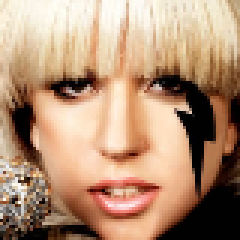
#> input picture o_picts/1/0.png, 80 x 80 px, given as the content of the folder ././o_picts/ims_1, which was not available (shown 3 times larger)
$ jupyter execute 2_Face_folder_rec_anime.ipynb
#> lines starting #> are read from the running program, lines starting #| are printed output that depends on the picture; pictures that were not available may be replaced by others from this repository, and a replacement may not be noted
[cell 1]
import cv2
import glob
import os

[cell 2]
# cascade の学習結果は https://github.com/Itseez/opencv/tree/master/data/haarcascades から落とせる
cascade_path = "cascade/lbpcascade_animeface.xml"
cascade = cv2.CascadeClassifier(cascade_path) # カスケード分類器を作成

[cell 3]
#顔の最小値
MinSize=(80,80)
#リサイズ
Resize_pic = (80,80)

[cell 4]
SAVE_DIR1 = "picts"
if not os.path.isdir(SAVE_DIR1):
    os.mkdir(SAVE_DIR1)

[cell 5]
for j in range(1,7):
    #画像フォルダ
    LOAD_DIR = "./o_picts/ims_" + str(j)
    #SAVE_DIR = LOAD_DIR  + "_new"
    SAVE_DIR = SAVE_DIR1+"/"+str(j)

    if not os.path.isdir(SAVE_DIR):
        os.mkdir(SAVE_DIR)

    #画像読み込み
    before_images = glob.glob( ".\\" +LOAD_DIR+ "\\*")

    i = 0;
    for pic in range(len(before_images)):
        #画像読み込み
        img_path = before_images[pic].replace("\\", "/") # 画像のパス
        img_raw = cv2.imread(img_path) # 画像を読み込む
#> img_raw is the input picture: shape (80, 80, 3); mean B, G, R 118.2, 145.2, 179.8

        #画像縮小
        height = img_raw.shape[0]
#> height = 80
        width = img_raw.shape[1]
#> width = 80

        re_width = int(500/height*width)
#> re_width = 500
        re_height = 500

        img = cv2.resize(img_raw,(re_width,re_height))
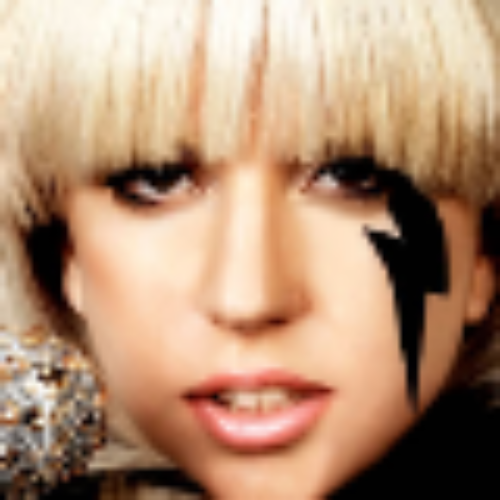
#> img: shape (500, 500, 3); mean B, G, R 118.1, 145.1, 179.6
        img_gray = cv2.cvtColor(img, cv2.COLOR_BGR2GRAY) # グレースケール化
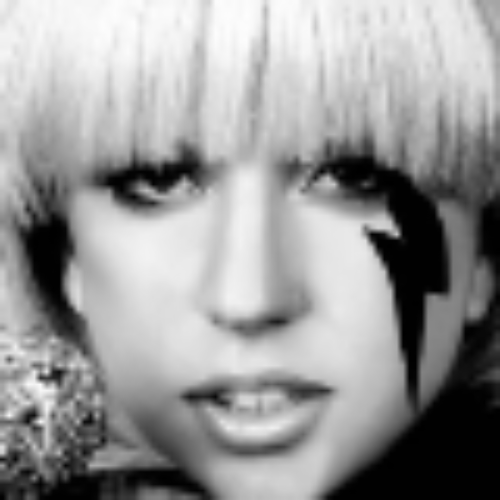
#> img_gray: shape (500, 500); min 0, max 254, mean 152.4

        #顔認識(各画像スケールにおける縮小量,)
        facerect = cascade.detectMultiScale(img_gray, scaleFactor=1.2, minNeighbors=1, minSize=MinSize)
#> facerect = [[9, 18, 444, 444]]

        #顔だけ切り出して保存
        for rect in facerect:
            x = rect[0]
            y = rect[1]
            width = rect[2]
            height = rect[3]
            #cut
            face = img[y:y+height, x:x+width]
            face = cv2.resize(face, Resize_pic)
            cv2.imwrite( SAVE_DIR +"/"+str(j)+"_"+str(i)+".png", face)
            i += 1
#> this loop made 1 pass
#> (x, y, width, height, i) on pass 1: (9, 18, 444, 444, 1)
#> pass 1, `face = img[y:y+height, x:x+width]`:
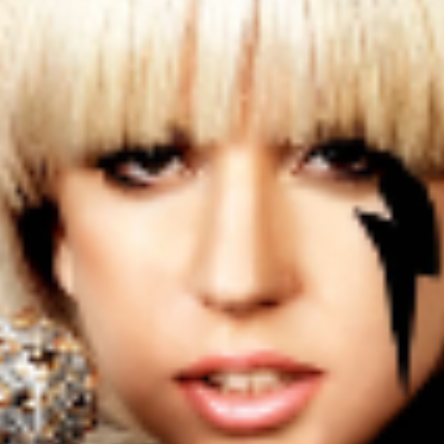
#> face: shape (444, 444, 3); mean B, G, R 125.7, 154.7, 191.9
#> pass 1, `face = cv2.resize(face, Resize_pic)`:
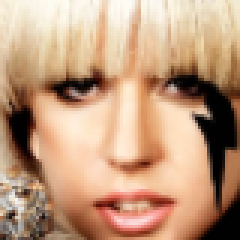
#> face: shape (80, 80, 3) (shown 3 times larger); mean B, G, R 125.6, 154.7, 191.9
#> after the loop, i = 1
